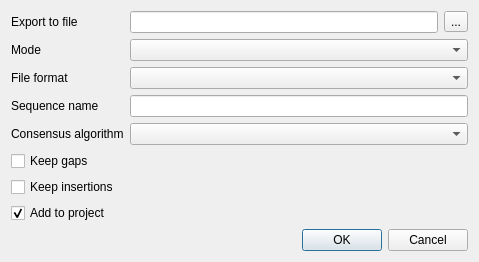
<?xml version="1.0" encoding="UTF-8"?>
<ui version="4.0">
 <class>ExportConsensusDialog</class>
 <widget class="QDialog" name="ExportConsensusDialog">
  <property name="geometry">
   <rect>
    <x>0</x>
    <y>0</y>
    <width>479</width>
    <height>221</height>
   </rect>
  </property>
  <property name="windowTitle">
   <string>Export Consensus</string>
  </property>
  <layout class="QVBoxLayout" name="verticalLayout">
   <item>
    <layout class="QGridLayout" name="gridLayout">
     <item row="0" column="0">
      <widget class="QLabel" name="filepathLabel">
       <property name="text">
        <string>Export to file</string>
       </property>
      </widget>
     </item>
     <item row="0" column="2">
      <widget class="QLineEdit" name="filepathLineEdit"/>
     </item>
     <item row="0" column="3">
      <widget class="QToolButton" name="filepathToolButton">
       <property name="text">
        <string>...</string>
       </property>
      </widget>
     </item>
     <item row="2" column="2" colspan="2">
      <widget class="QComboBox" name="documentFormatComboBox"/>
     </item>
     <item row="3" column="0">
      <widget class="QLabel" name="sequenceNameLabel">
       <property name="text">
        <string>Sequence name</string>
       </property>
      </widget>
     </item>
     <item row="3" column="2" colspan="2">
      <widget class="QLineEdit" name="sequenceNameLineEdit"/>
     </item>
     <item row="4" column="0">
      <widget class="QLabel" name="algorithmLabel">
       <property name="text">
        <string>Consensus algorithm</string>
       </property>
      </widget>
     </item>
     <item row="4" column="2" colspan="2">
      <widget class="QComboBox" name="algorithmComboBox"/>
     </item>
     <item row="2" column="0">
      <widget class="QLabel" name="documentFormatLabel">
       <property name="text">
        <string>File format</string>
       </property>
      </widget>
     </item>
     <item row="1" column="0">
      <widget class="QLabel" name="variationModeLabel">
       <property name="text">
        <string>Mode</string>
       </property>
      </widget>
     </item>
     <item row="1" column="2" colspan="2">
      <widget class="QComboBox" name="variationModeComboBox"/>
     </item>
    </layout>
   </item>
   <item>
    <widget class="QCheckBox" name="keepGapsCheckBox">
     <property name="text">
      <string>Keep gaps</string>
     </property>
    </widget>
   </item>
   <item>
    <widget class="QCheckBox" name="keepInsertionsCheckBox">
     <property name="toolTip">
      <string>Export the consensus of the columns the read insertions take. Those columns are not reference positions, so every one of them shifts the rest of the sequence.</string>
     </property>
     <property name="text">
      <string>Keep insertions</string>
     </property>
    </widget>
   </item>
   <item>
    <layout class="QHBoxLayout" name="horizontalLayout">
     <item>
      <widget class="QCheckBox" name="addToProjectCheckBox">
       <property name="text">
        <string>Add to project</string>
       </property>
       <property name="checked">
        <bool>true</bool>
       </property>
      </widget>
     </item>
    </layout>
   </item>
   <item>
    <widget class="QDialogButtonBox" name="buttonBox">
     <property name="standardButtons">
      <set>QDialogButtonBox::Cancel|QDialogButtonBox::Ok</set>
     </property>
    </widget>
   </item>
  </layout>
 </widget>
 <resources/>
 <connections/>
</ui>
